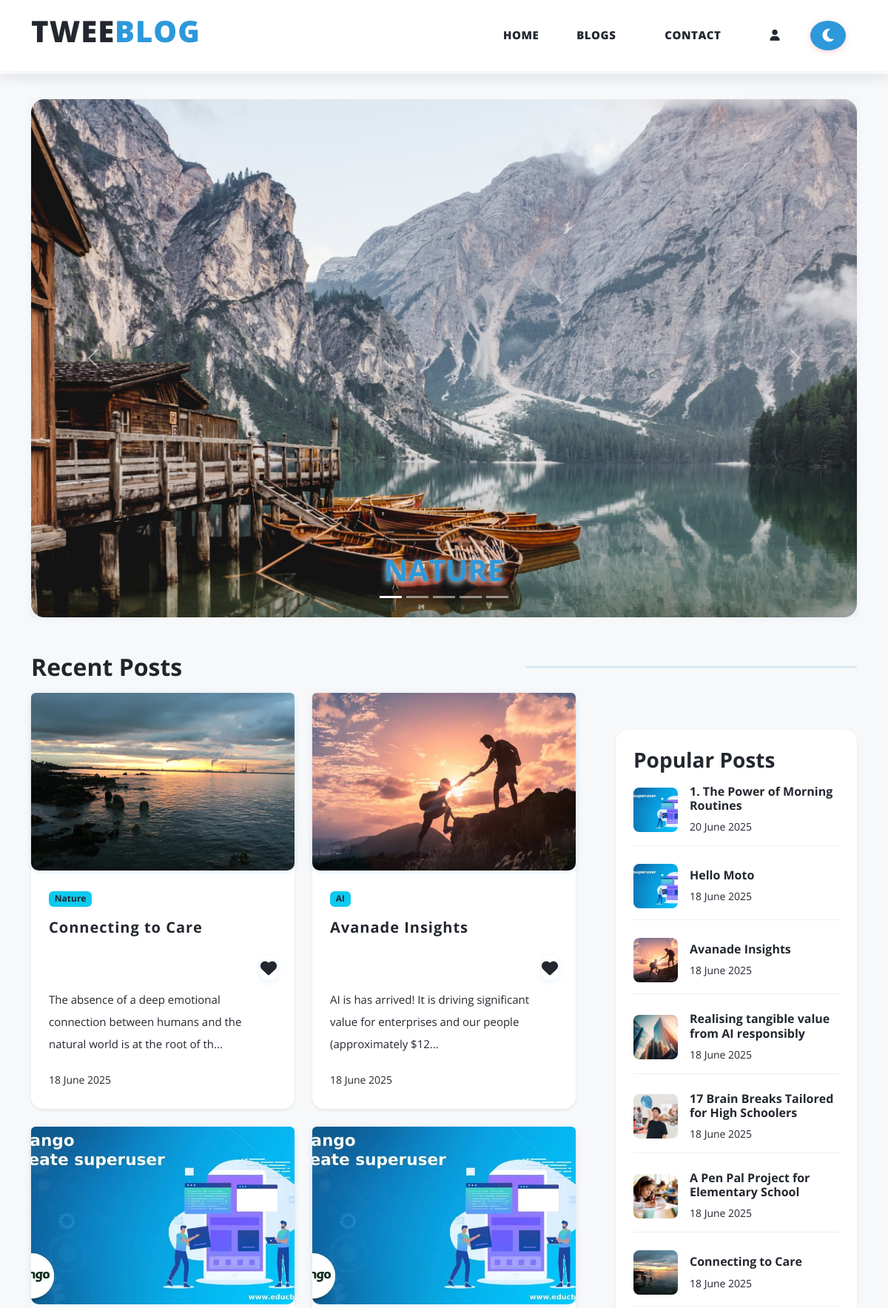
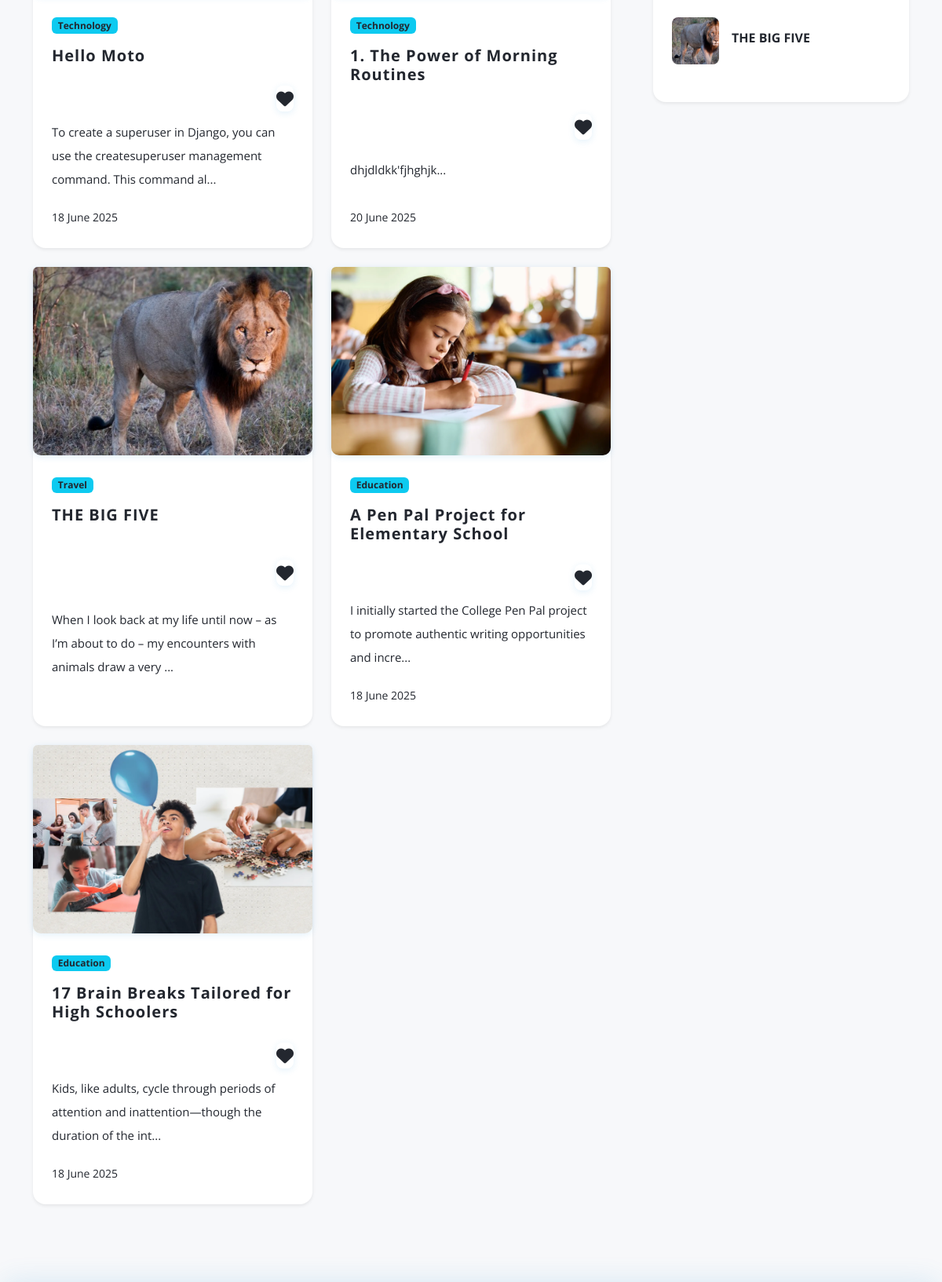
The page / (upper part) on the database its author committed (2 pictures, top to bottom).
### myapp/models.py (models this page shows, shortened)
class Post(models.Model):
    postname = models.CharField(max_length=600)
    category = models.CharField(max_length=600)
    image = models.ImageField(upload_to='images/posts',blank=True,null=True)
    content = models.CharField(max_length=100000)
    time = models.CharField(default=time,max_length=100, blank=True)
    likes = models.IntegerField(null=True,blank=True,default=0)
    user = models.ForeignKey(User,on_delete=models.CASCADE)

### myapp/views.py (the view)
# urls.py: path("",views.index,name="index"),
def index(request):
    return render(request,"index.html",{
        'posts':Post.objects.filter(user_id=request.user.id).order_by("id").reverse(),
        'top_posts':Post.objects.all().order_by("-likes"),
        'recent_posts':Post.objects.all().order_by("-id"),
        'user':request.user,
        'media_url':settings.MEDIA_URL
    })

### templates/index.html (shortened to what this page needs)
{% load static %}
<!DOCTYPE html>
<html lang="en">
<head>
  <link href="https://cdn.jsdelivr.net/npm/bootstrap@5.3.0-alpha3/dist/css/bootstrap.min.css" rel="stylesheet"
>
  <link href="{% static 'vendor/bootstrap/css/bootstrap.min.css' %}" rel="stylesheet">
  <link href="https://cdn.jsdelivr.net/npm/bootstrap@5.3.1/dist/css/bootstrap.min.css" rel="stylesheet"
>
</head>
<link rel="stylesheet" href="{% static 'assets/css/fontawesome.css' %}">
<link rel="stylesheet" href="https://cdnjs.cloudflare.com/ajax/libs/font-awesome/6.4.2/css/all.min.css">
<link rel="stylesheet" href="{% static 'assets/css/templatemo-stand-blog.css' %}">
<link rel="stylesheet" href="{% static 'assets/css/owl.css' %}">
<link rel="stylesheet" href="{% static 'assets/css/styles.css' %}">
</head>
<body>
  {%include 'header.html'%}
  <div class="container mt-5 carousel">
    <div id="carouselExampleCaptions" class="carousel slide">
      <div class="carousel-indicators">
        <button type="button" data-bs-target="#carouselExampleCaptions" data-bs-slide-to="0" class="active"
          aria-current="true" aria-label="Slide 1"></button>
        <button type="button" data-bs-target="#carouselExampleCaptions" data-bs-slide-to="1"
          aria-label="Slide 2"></button>
        <button type="button" data-bs-target="#carouselExampleCaptions" data-bs-slide-to="2"
          aria-label="Slide 3"></button>
        <button type="button" data-bs-target="#carouselExampleCaptions" data-bs-slide-to="3"
          aria-label="Slide 4"></button>
        <button type="button" data-bs-target="#carouselExampleCaptions" data-bs-slide-to="4"
          aria-label="Slide 5"></button>
      </div>
      <div class="carousel-inner">
        <div class="carousel-item active">
          <img src="{% static 'assets/images/nature.jpg' %}" alt="image1">
          <div class="carousel-caption ">
            <h1>NATURE</h1>
          </div>
        </div>
      </div>
      <button class="carousel-control-prev" type="button" data-bs-target="#carouselExampleCaptions"
        data-bs-slide="prev">
        <span class="carousel-control-prev-icon" aria-hidden="true"></span>
      </button>
      <button class="carousel-control-next" type="button" data-bs-target="#carouselExampleCaptions"
        data-bs-slide="next">
        <span class="carousel-control-next-icon" aria-hidden="true"></span>
      </button>
    </div>
  </div>
  <section class="blog-posts mt-5">
    <div class="container">
      <div class="d-flex align-items-center mb-3">
        <h2 class="fw-bold mb-0 text-dark flex-grow-1">Recent Posts</h2>
        <hr class="flex-grow-1 ms-3" style="height:2px; background:#2d98da; border:0; opacity:.2;">
      </div>
      <div class="row g-4">
        <div class="col-lg-8">
          <div class="all-blog-posts">
            <div class="row g-4">
              {% for post in top_posts|slice:"0:7" %}
              <div class="col-lg-6 col-12">
                <div class="blog-post h-100 d-flex flex-column justify-content-between shadow-sm rounded-4 p-0">
                  <img src="{{media_url}}{{post.image}}" alt="" class="img-fluid rounded-top" style="height: 240px; object-fit: cover;">
                  <div class="px-4 py-4 flex-grow-1 d-flex flex-column justify-content-between">
                    <a href="{% url 'post' post.id %}" class="text-decoration-none text-dark mb-2">
                      <span class="badge bg-info text-white mb-2">{{post.category}}</span>
                      <h4 class="fw-bold mt-2 mb-2">{{post.postname}}</h4>
                    </a>
                    <form method="post" action="{% url 'increaselikes' post.id %}">
                      <button class="float-end small bg-transparent border-0 p-0" type="submit" style="font-size: 22px;"><i class="fa fa-heart text-danger"></i></button>
                    </form>
                    <p class="mb-2">{{post.content|slice:"0:100"}}...</p>
                    <p class="small text-primary mb-0">{{post.time}}</p>
                  </div>
                </div>
              </div>
              {% endfor %}
            </div>
          </div>
        </div>
        <div class="col-lg-4">
          <div class="sidebar">
            <div class="sidebar-item recent-posts p-4 rounded-4 shadow-sm bg-white h-100">
              <div class="sidebar-heading mb-3">
                <h3 class="fw-bold text-dark mb-0">Popular Posts</h3>
              </div>
              <div class="content">
                <ul class="list-unstyled">
                  {% for post in recent_posts|slice:"0:" %}
                  <li class="mb-4 d-flex align-items-center">
                    <img src="{{media_url}}{{post.image}}" class="img-fluid rounded-3 me-3" alt="" style="width: 60px; height: 60px; object-fit: cover;">
                    <div>
                      <a href="{% url 'post' post.id %}" class="text-decoration-none text-dark fw-semibold">
                        <h6 class="mb-1 fw-bold">{{post.postname}}</h6>
                      </a>
                      <span class="small text-muted">{{post.time}}</span>
                    </div>
                  </li>
                  {% endfor %}
                </ul>
              </div>
            </div>
          </div>
        </div>
      </div>
    </div>
  </section>
</body>
</html>

### static/assets/css/templatemo-stand-blog.css (style rules this page uses)
body { font-family: 'Roboto', sans-serif; overflow-x: hidden; text-rendering: optimizeLegibility; -webkit-font-smoothing: antialiased; -moz-osx-font-smoothing: grayscale; }
p { margin-bottom: 0px; font-size: 15px; font-weight: 400; color: #7a7a7a; line-height: 30px; }
a { text-decoration: none!important; }
ul { padding: 0; margin: 0; list-style: none; }
h1,h2,h3,h4,h5,h6 { margin: 0px; }
.blog-posts { margin-top: 100px; }
.blog-posts .blog-post { margin-bottom: 30px; }
.sidebar { margin-left: 30px; }
.sidebar .sidebar-item { margin-top: 50px; }
.sidebar .recent-posts ul li { margin-bottom: 15px; padding-bottom: 15px; border-bottom: 1px solid #eee; }
.sidebar .recent-posts ul li:last-child { margin-bottom: 0px; padding-bottom: 0px; border-bottom: none; }
.sidebar .recent-posts ul li span { display: block; font-size: 14px; color: #aaa; margin-top: 8px; }

### static/assets/css/styles.css (style rules this page uses)
body { background: #f7f8fa; min-height: 100vh; font-family: 'Open Sans', Arial, sans-serif; color: #23272f; animation: none; }
.carousel img { width: 100%; height: 700px; object-fit: cover; border-radius: 18px; box-shadow: 0 8px 32px #2d98da22; animation: imgPop 1.2s cubic-bezier(.68,-0.55,.27,1.55); }
.carousel-caption h1 { font-size: 2.5rem; font-weight: 700; color: #2d98da; text-shadow: 0 2px 8px #fff; animation: captionFade 1.5s ease-in-out; }
.blog-posts .blog-post, .blog-post { background: #fff; border-radius: 14px; box-shadow: 0 4px 24px #2d98da11; margin-bottom: 32px; transition: transform 0.3s, box-shadow 0.3s; animation: cardIn 1s cubic-bezier(.68,-0.55,.27,1.55); color: #23272f; }
.blog-posts .blog-post img, .blog-post img { height: 300px; border-radius: 10px; transition: transform 0.4s cubic-bezier(.68,-0.55,.27,1.55), box-shadow 0.3s; box-shadow: 0 2px 8px #2d98da22; }
button, .btn, .main-button { background: #2d98da; color: #fff !important; border: none; border-radius: 8px; font-weight: 700; padding: 10px 24px; box-shadow: 0 2px 8px #2d98da22; transition: background 0.3s, transform 0.2s, box-shadow 0.3s; cursor: pointer; outline: none; }
section, .container, .row { animation: fadeInUp 1s cubic-bezier(.68,-0.55,.27,1.55); }
.fa-heart { animation: none; color: #e74c3c; }
body, .navbar, header, .blog-posts .blog-post, .blog-post, footer, button, .btn, .main-button, input, textarea, select { transition: background 0.5s, color 0.5s, box-shadow 0.5s, border 0.5s; }
.recent-posts h2, .recent-posts h3, .recent-posts h4, .recent-posts h5, .recent-posts h6 { color: #23272f !important; }
.blog-post, .sidebar-item { transition: box-shadow 0.3s, transform 0.3s, background 0.3s; }
.blog-post img, .sidebar-item img { transition: transform 0.35s cubic-bezier(.68,-0.55,.27,1.55), box-shadow 0.3s; }
button, .btn, .main-button { transition: background 0.3s, color 0.3s, box-shadow 0.3s, transform 0.2s; }
a, .text-decoration-none { transition: color 0.2s, text-decoration 0.2s; }
.sidebar-item { transition: box-shadow 0.3s, transform 0.3s, background 0.3s; }
body, .blog-posts, .blog-post, .recent-posts, .sidebar, .sidebar-item, .sidebar-heading h2, .sidebar-heading h3, .sidebar-heading h4, .recent-posts h2, .recent-posts h3, .recent-posts h4, .recent-posts h5, .recent-posts h6, .recent-posts span, .recent-posts a, .blog-posts .blog-post, .blog-posts .blog-post * { color: #23272f !important; }

### templates/footer.html (style rules this page uses)
h4 { text-align: left; color: #dfdada; letter-spacing: 1px; margin-bottom: 20px; font-size: 20px; }
li { text-decoration: none; text-align: left; }
li a { color: rgb(153, 147, 147); }

### rows shown on the page
Post: image (picture), category "Nature", postname "Connecting to Care", content "The absence of a deep emotional connection between humans and the natural world is at the root of th", time "18 June 2025"
Post: image (picture), category "AI", postname "Avanade Insights", content "AI is has arrived! It is driving significant value for enterprises and our people (approximately $12", time "18 June 2025"
Post: image (picture), category "Technology", postname "Hello Moto", content "To create a superuser in Django, you can use the createsuperuser management command. This command al", time "18 June 2025"
Post: image (picture), category "Technology", postname "1. The Power of Morning Routines", content "dhjdldkk'fjhghjk", time "20 June 2025"
Post: image (picture), category "Travel", postname "THE BIG FIVE", content "When I look back at my life until now – as I’m about to do – my encounters with animals draw a very"
Post: image (picture), category "Education", postname "A Pen Pal Project for Elementary School", content "I initially started the College Pen Pal project to promote authentic writing opportunities and incre", time "18 June 2025"
Post: image (picture), category "Education", postname "17 Brain Breaks Tailored for High Schoolers", content "Kids, like adults, cycle through periods of attention and inattention—though the duration of the int", time "18 June 2025"
Post: image (picture), postname "Realising tangible value from AI responsibly", time "18 June 2025"
